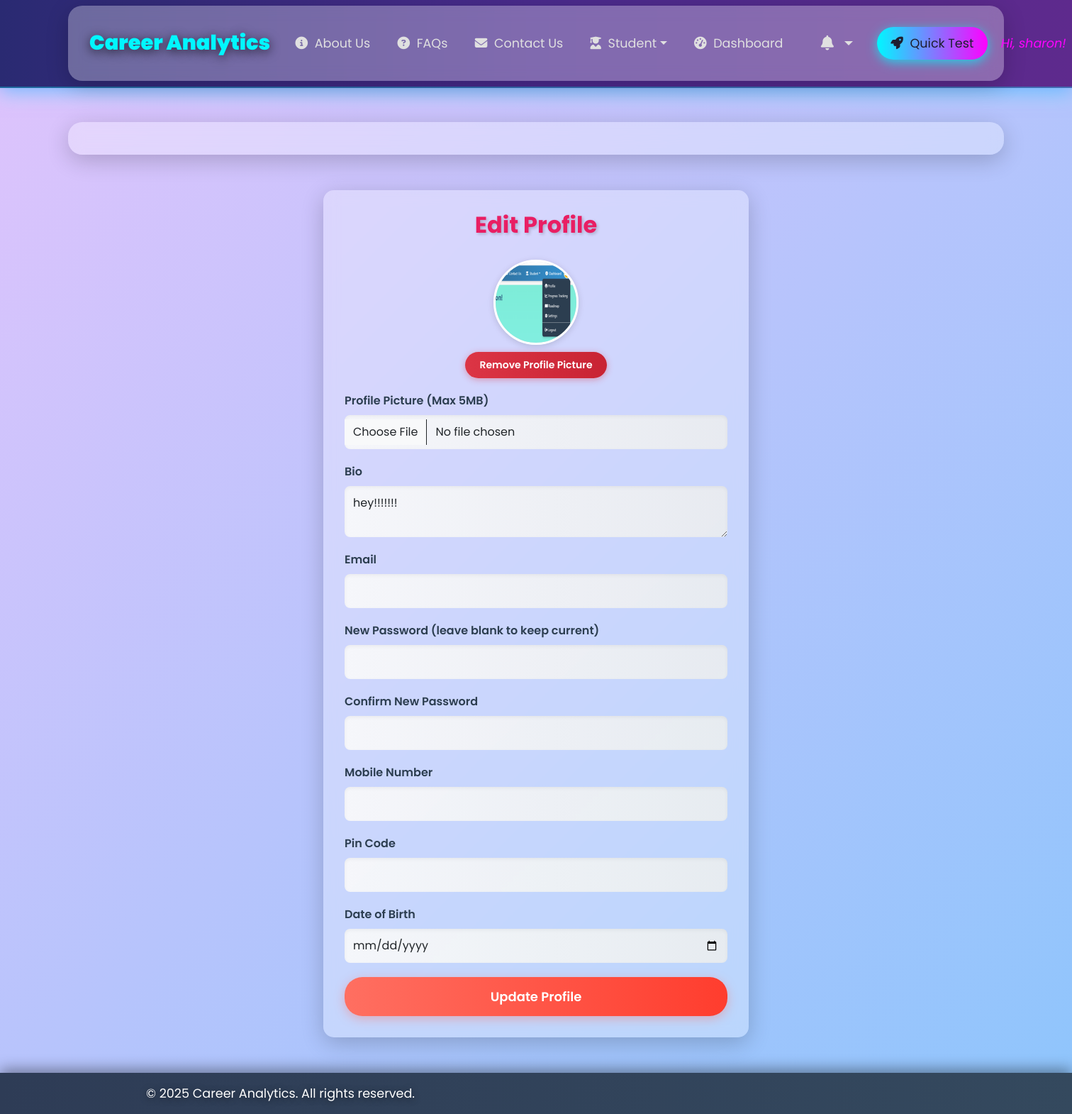
/profile/edit (signed in), run on the app's committed database.
### app.py (models this page shows)
class User(UserMixin, db.Model):
    id = db.Column(db.Integer, primary_key=True)
    username = db.Column(db.String(150), unique=True, nullable=False)
    password = db.Column(db.String(150), nullable=False)
    email = db.Column(db.String(150), unique=True, nullable=True)
    mobile_number = db.Column(db.String(15), nullable=True)
    pin_code = db.Column(db.String(10), nullable=True)
    dob = db.Column(db.DateTime, nullable=True)
    created_at = db.Column(db.DateTime, default=datetime.utcnow)
    tests = db.relationship('TestResult', backref='user', lazy=True)
    theme = db.Column(db.String(20), default='dark')
    animations_enabled = db.Column(db.Boolean, default=True)
    profile_image = db.Column(db.String(150), nullable=True, default='images/default_profile.jpg')
    bio = db.Column(db.Text, nullable=True)  # Added bio field to User model
    badges = db.relationship('Badge', backref='user', lazy=True)
    notifications = db.relationship('Notification', backref='user', lazy=True)

### app.py (the view, shortened to what this page needs)
@app.route('/profile/edit', methods=['GET', 'POST'])
@login_required
def profile_edit():
    form = ProfileForm()
    if request.method == 'GET':
        form.email.data = current_user.email
        form.mobile_number.data = current_user.mobile_number
        form.pin_code.data = current_user.pin_code
        form.dob.data = current_user.dob
        form.bio.data = current_user.bio
    notifications = Notification.query.filter_by(user_id=current_user.id, is_read=False).order_by(Notification.date.desc()).limit(5).all()
    return render_template('profile_edit.html', form=form, user=current_user, active_page='profile', notifications=notifications)

### forms.py
class ProfileForm(FlaskForm):
    email = StringField('Email', validators=[Optional(), Email()])
    password = PasswordField('New Password', validators=[Optional(), Length(min=8)])
    password_confirm = PasswordField('Confirm New Password', validators=[
        Optional(),
        EqualTo('password', message='Passwords must match.')
    ])
    mobile_number = StringField('Mobile Number', validators=[Optional(), Regexp(r'^\+?1?\d{9,15}$', message="Invalid mobile number.")])
    pin_code = StringField('Pin Code', validators=[Optional(), Length(min=5, max=10)])
    dob = DateField('Date of Birth', format='%Y-%m-%d', validators=[Optional()])
    bio = TextAreaField('Bio', validators=[Optional(), Length(max=500)])
    profile_image = FileField('Profile Picture', validators=[
        Optional(),
        FileAllowed(['jpg', 'jpeg', 'png', 'gif'], 'Images only!'),
        FileSize(max_size=5 * 1024 * 1024, message='File size must be less than 5MB.')
    ])
    submit = SubmitField('Update Profile')

### app.py (called while the page is built)
@login_manager.user_loader
def load_user(user_id):
    return db.session.get(User, int(user_id))

### templates/profile_edit.html (shortened to what this page needs)
{% extends "base.html" %}
{% block content %}
<div class="edit-profile-container">
    <h1>Edit Profile</h1>
    <div class="text-center">
        <div class="profile-avatar">
            {% if user.profile_image and user.profile_image != 'images/default_profile.jpg' %}
                <img src="{{ url_for('static', filename=user.profile_image) }}" alt="{{ user.username }}'s Profile Image">
            {% else %}
                <i class="fas fa-user"></i>
            {% endif %}
        </div>
        {% if user.profile_image and user.profile_image != 'images/default_profile.jpg' %}
            <form method="POST" action="{{ url_for('delete_profile_picture') }}" id="deletePicForm">
                <button type="submit" class="btn-remove-pic">Remove Profile Picture</button>
            </form>
        {% endif %}
    </div>
    <form method="POST" enctype="multipart/form-data" id="profileForm">
        <div class="form-group">
            <label for="profile_image">Profile Picture (Max 5MB)</label>
            {{ form.profile_image(class="form-control", id="profile_image") }}
        </div>
        <div class="form-group">
            <label for="bio">Bio</label>
            {{ form.bio(class="form-control", id="bio") }}
        </div>
        <div class="form-group">
            <label for="email">Email</label>
            {{ form.email(class="form-control", id="email") }}
        </div>
        <div class="form-group">
            <label for="password">New Password (leave blank to keep current)</label>
            {{ form.password(class="form-control", id="password") }}
        </div>
        <div class="form-group">
            <label for="password_confirm">Confirm New Password</label>
            {{ form.password_confirm(class="form-control", id="password_confirm") }}
        </div>
        <div class="form-group">
            <label for="mobile_number">Mobile Number</label>
            {{ form.mobile_number(class="form-control", id="mobile_number") }}
        </div>
        <div class="form-group">
            <label for="pin_code">Pin Code</label>
            {{ form.pin_code(class="form-control", id="pin_code") }}
        </div>
        <div class="form-group">
            <label for="dob">Date of Birth</label>
            {{ form.dob(class="form-control", id="dob", type="date") }}
        </div>
        {{ form.submit(class="btn-submit", id="submitBtn") }}
    </form>
</div>
{% endblock %}

### templates/base.html (shortened to what this page needs)
<!DOCTYPE html>
<html lang="en">
<head>
    <link href="https://cdn.jsdelivr.net/npm/bootstrap@5.3.0/dist/css/bootstrap.min.css" rel="stylesheet">
    <link rel="stylesheet" href="{{ url_for('static', filename='css/main.css') }}">
    <link rel="stylesheet" href="https://cdnjs.cloudflare.com/ajax/libs/font-awesome/6.6.0/css/all.min.css">
    <link rel="stylesheet" href="https://cdn.jsdelivr.net/npm/bootstrap-icons@1.10.5/font/bootstrap-icons.css">
    <link rel="stylesheet" href="{{ url_for('static', filename='css/style.css') }}">
    <link rel="stylesheet" href="{{ url_for('static', filename='css/personality.css') }}">
</head>
<body class="{% if active_page == 'dashboard' %}dashboard-page{% endif %}">
    <nav class="navbar custom-navbar navbar-expand-lg navbar-dark fixed-top">
        <div class="container">
            <div class="navbar-brand-container">
                <a class="navbar-brand {% if active_page == 'index' %}active{% endif %}" href="{{ url_for('index') }}">Career Analytics</a>
            </div>
            <div class="collapse navbar-collapse" id="navbarNav">
                <ul class="navbar-nav ms-auto align-items-center">
                    <li class="nav-item">
                        <a class="nav-link {% if active_page == 'about' %}active{% endif %}" href="{{ url_for('about') }}"><i class="fas fa-info-circle"></i> About Us</a>
                    </li>
                    <li class="nav-item">
                        <a class="nav-link {% if active_page == 'faq' %}active{% endif %}" href="{{ url_for('faq') }}"><i class="fas fa-question-circle"></i> FAQs</a>
                    </li>
                    <li class="nav-item">
                        <a class="nav-link {% if active_page == 'contact' %}active{% endif %}" href="{{ url_for('contact') }}"><i class="fas fa-envelope"></i> Contact Us</a>
                    </li>
                    <li class="nav-item dropdown">
                        <a class="nav-link dropdown-toggle {% if active_page == 'student' %}active{% endif %}" href="#" id="studentDropdown" role="button"
                           data-bs-toggle="dropdown" aria-expanded="false">
                           <i class="fas fa-user-graduate"></i> Student
                        </a>
                    </li>
                    {% if current_user.is_authenticated %}
                        <li class="nav-item">
                            <a class="nav-link {% if active_page == 'dashboard' %}active{% endif %}" href="{{ url_for('dashboard') }}"><i class="fas fa-tachometer-alt"></i> Dashboard</a>
                        </li>
                        <li class="nav-item dropdown">
                            <a class="nav-link notification-bell dropdown-toggle" href="#" id="notificationDropdown" role="button"
                               data-bs-toggle="dropdown" aria-expanded="false">
                                <i class="fas fa-bell"></i>
                                {% set unread_count = notifications|selectattr('is_read', 'equalto', False)|list|length %}
                            </a>
                        </li>
                    {% endif %}
                    <li class="nav-item">
                        <a class="nav-link quick-test" href="{{ url_for('career_assessment') }}"><i class="fas fa-rocket"></i> Quick Test</a>
                    </li>
                    {% if current_user.is_authenticated %}
                        <li class="nav-item user-greeting">
                            <span class="nav-link">Hi, {{ current_user.username }}!</span>
                        </li>
                    {% endif %}
                </ul>
            </div>
        </div>
    </nav>
    <div class="container mt-5 pt-3">
    </div>
    {% block content %}{% endblock %}
    <footer class="bg-dark text-white text-center py-3 mt-5">
        <div class="footer-content">
            <p>© <span>{{ 'now' | datetimeformat }}</span> Career Analytics. All rights reserved.</p>
        </div>
    </footer>
</body>
</html>

### static/css/main.css (style rules this page uses)
:root { --primary: #2A5C82; --secondary: #5BA4E6; --accent: #FFD700; --success: #4CAF50; --danger: #f44336; }

### static/css/style.css (style rules this page uses)
.container { background: rgba(255, 255, 255, 0.3); border-radius: 20px; padding: 30px; backdrop-filter: blur(10px); box-shadow: 0 8px 32px rgba(0, 0, 0, 0.2); animation: fadeIn 1s ease-in-out; }

### static/css/personality.css (style rules this page uses)
:root { --primary: #4f46e5; --secondary: #4338ca; --accent: #f59e0b; --background: #f1f5f9; }

### templates/base.html (style rules this page uses)
.navbar.custom-navbar { background: linear-gradient(90deg, #2a2a72, #4a2a8d, #5e2a8d) !important; padding: 0.5rem 1.5rem; box-shadow: 0 5px 25px rgba(0, 247, 255, 0.5), 0 -5px 25px rgba(255, 0, 255, 0.5); position: relative; animation: navbarGlow 3s infinite alternate; border-bottom: 2px solid rgba(0, 247, 255, 0.3); backdrop-filter: blur(5px); -webkit-backdrop-filter: blur(5px); }
.navbar.custom-navbar::before { content: ''; position: absolute; top: 0; left: -100%; width: 100%; height: 100%; background: linear-gradient(90deg, transparent, rgba(0, 247, 255, 0.3), transparent); animation: shine 4s infinite; }
.navbar-brand-container { flex: 0 0 auto; }
.navbar-brand { font-size: 1.8rem; font-weight: 900; color: #00f7ff !important; text-shadow: 0 3px 15px rgba(0, 0, 0, 0.7); transition: transform 0.3s ease, color 0.3s ease; }
.navbar-nav { flex: 0 0 auto; margin-left: auto; }
.nav-link { color: #e0e0e0 !important; font-size: 1.1rem; padding: 0.6rem 1.2rem !important; transition: color 0.3s ease, background 0.3s ease, transform 0.3s ease; display: flex; align-items: center; position: relative; }
.nav-link i { margin-right: 0.6rem; }
.notification-bell { position: relative; margin-left: 15px; color: #e0e0e0; font-size: 1.3rem; cursor: pointer; transition: transform 0.3s ease; }
.quick-test { background: linear-gradient(to right, #00f7ff, #ff00ff) !important; color: #1e1e2f !important; border-radius: 25px; padding: 0.6rem 1.2rem !important; transition: transform 0.3s ease, background 0.3s ease; box-shadow: 0 4px 15px rgba(0, 247, 255, 0.7); margin-left: 15px; }
.user-greeting .nav-link { color: #ff00ff !important; font-style: italic; pointer-events: none; font-size: 1.1rem; }
footer { background: linear-gradient(90deg, #2e3c56, #34495e) !important; padding: 2rem 0; box-shadow: 0 -5px 20px rgba(0, 0, 0, 0.4); }
.footer-content { display: flex; justify-content: space-between; align-items: center; max-width: 1100px; margin: 0 auto; flex-wrap: wrap; }
footer p { margin: 0; font-size: 1.1rem; color: #fff; text-shadow: 0 2px 10px rgba(0, 0, 0, 0.5); }

### data on the page
User: username "sharon", profile_image (picture), bio "hey!!!!!!!"

### other printed values
{{ 'now' | datetimeformat }} "2025"
